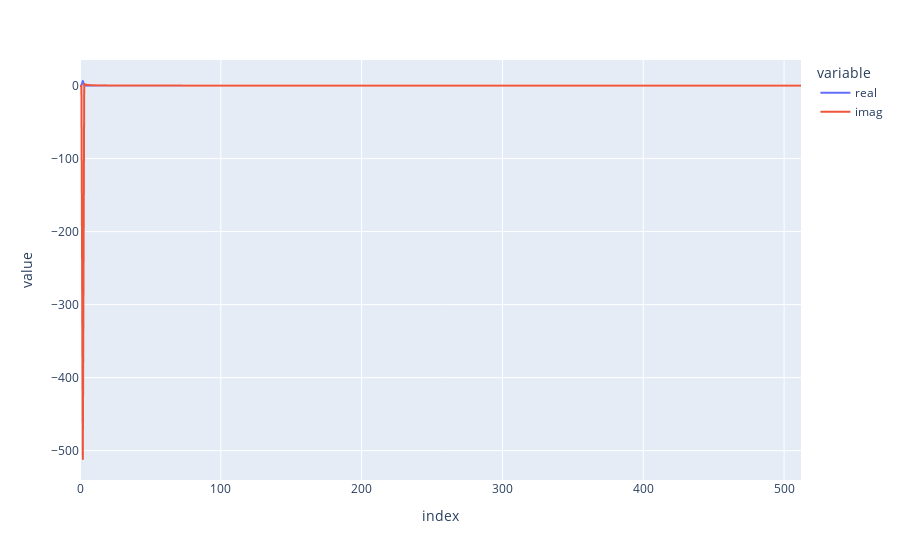

Notebook cell for this chart:
### Code cell
pad_cov_array = numpy.zeros(1024)
pad_cov_array[:coverage_arr.shape[0]] = coverage_arr
print(pad_cov_array.shape)

my_rfft = fft.rfft(pad_cov_array)
print(my_rfft.shape)
print(my_rfft[:10])

t = pandas.DataFrame({"real":numpy.real(my_rfft), "imag":numpy.imag(my_rfft)})

fig = pltxpr.line(t, y=t.columns)
fig.show()

### Figure 1 — Plotly figure (JSON) as saved in the notebook; plotly's stock layout.template omitted (floating-point values rounded to 4 significant figures; data arrays with more than 128 entries replaced by an {"elided": "..."} marker saying what was removed)
{"data": [{"hovertemplate": "variable=real<br>index=%{x}<br>value=%{y}<extra></extra>", "legendgroup": "real", "line": {"color": "#636efa", "dash": "solid"}, "marker": {"symbol": "circle"}, "mode": "lines", "name": "real", "showlegend": true, "type": "scattergl", "x": {"elided": "513 int values"}, "xaxis": "x", "y": {"elided": "513 float values"}, "yaxis": "y"}, {"hovertemplate": "variable=imag<br>index=%{x}<br>value=%{y}<extra></extra>", "legendgroup": "imag", "line": {"color": "#EF553B", "dash": "solid"}, "marker": {"symbol": "circle"}, "mode": "lines", "name": "imag", "showlegend": true, "type": "scattergl", "x": {"elided": "513 int values"}, "xaxis": "x", "y": {"elided": "513 float values"}, "yaxis": "y"}], "layout": {"legend": {"title": {"text": "variable"}, "tracegroupgap": 0}, "margin": {"t": 60}, "xaxis": {"anchor": "y", "domain": [0, 1], "title": {"text": "index"}}, "yaxis": {"anchor": "x", "domain": [0, 1], "title": {"text": "value"}}}}
